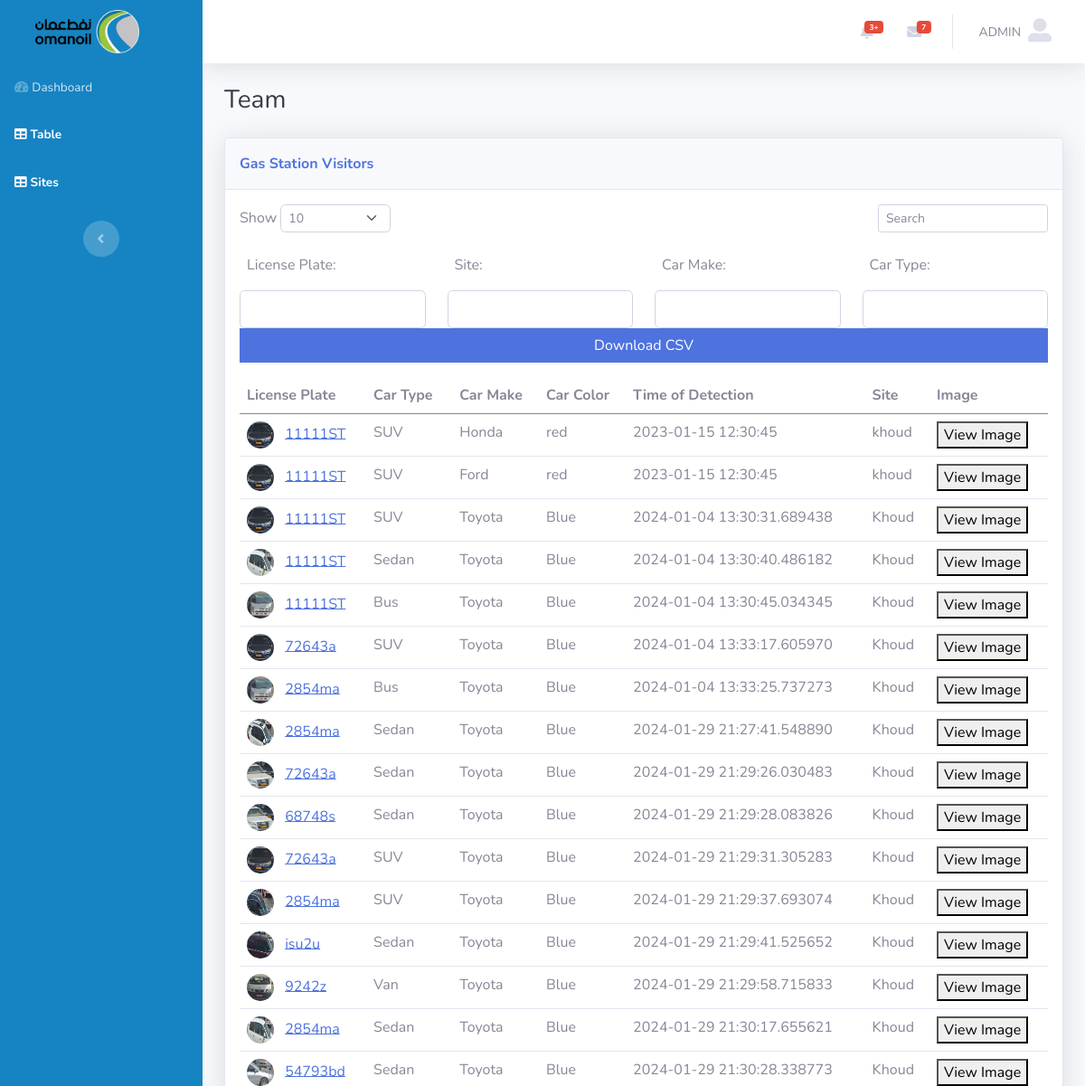
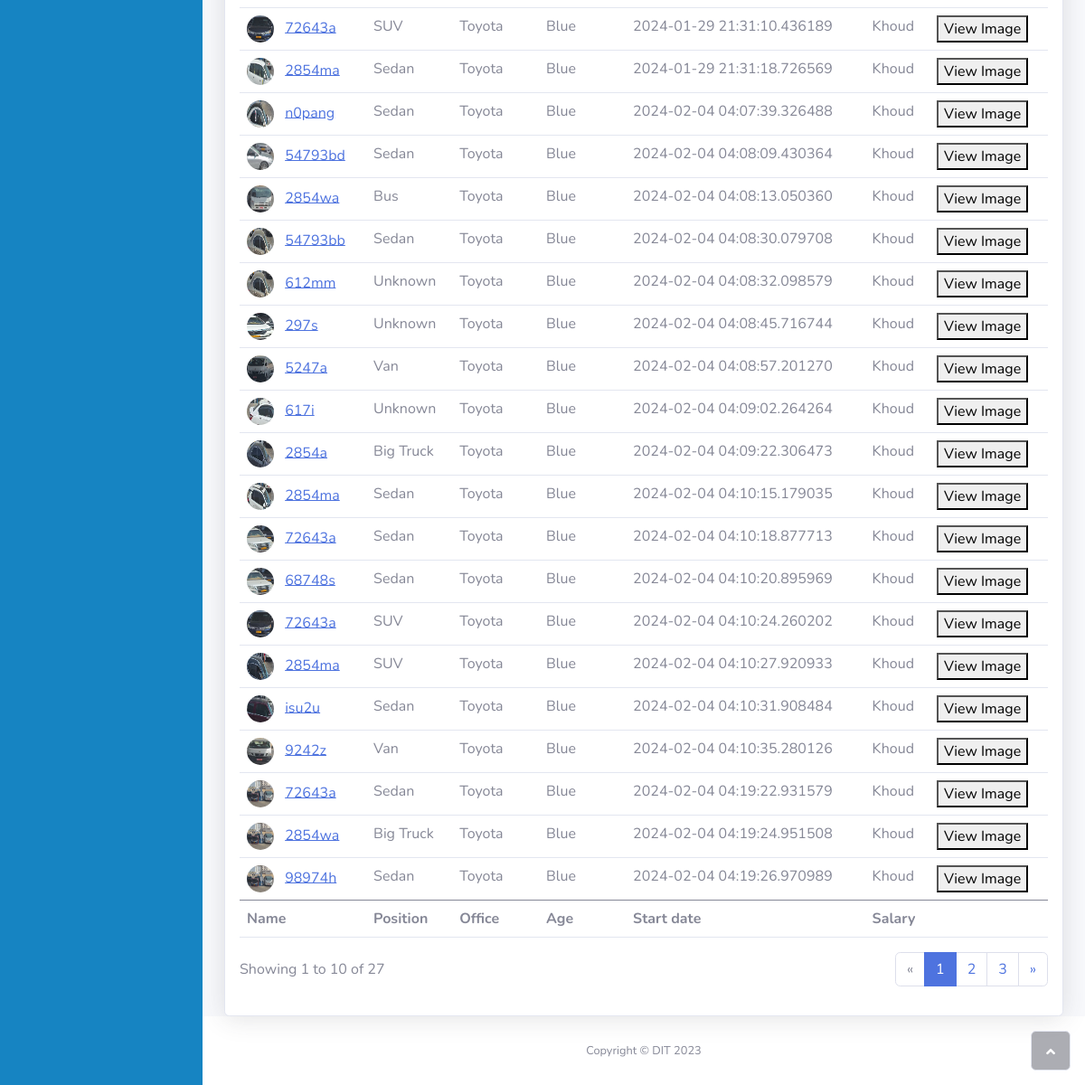
Screenshot of /car_details_table with the database file from the repository (2 pictures, top to bottom).
### server.py (models this page shows)
class CarDetails(Base):
    __tablename__ = "car_details"
    id = Column(Integer, primary_key=True, index=True)
    license_plate_number = Column(String, index=True)
    car_type = Column(String)
    car_make = Column(String)
    car_color = Column(String)
    time_of_detection = Column(DateTime)
    site = Column(String)
    image_path = Column(String)

### server.py (the view)
@app.get("/car_details_table")
async def car_details_table(request: Request):
    SessionLocal = sessionmaker(autocommit=False, autoflush=False, bind=engine)
    db = SessionLocal()
    cars = db.query(CarDetails).all()
    db.close()
    cars_with_paths = [
        CarDetailsResponse(
            id=car.id,
            license_plate_number=car.license_plate_number,
            car_type=car.car_type,
            car_make=car.car_make,
            car_color=car.car_color,
            time_of_detection=car.time_of_detection,
            site=car.site,
            image_path=car.image_path,  # Adjust file extension if needed
        )
        for car in cars
    ]
    return templates.TemplateResponse("cars_table.html", {"request": request, "cars": cars_with_paths})

### templates/cars_table.html (shortened to what this page needs)
<!DOCTYPE html>
<html>
<head>
    <link rel="stylesheet" href="assets/bootstrap/css/bootstrap.min.css">
    <link rel="stylesheet" href="assets/fonts/fontawesome-all.min.css">
    <link rel="stylesheet" href="assets/fonts/font-awesome.min.css">
    <link rel="stylesheet" href="assets/fonts/fontawesome5-overrides.min.css">
</head>
<body id="page-top">
    <div id="wrapper">
        <nav class="navbar navbar-dark align-items-start sidebar sidebar-dark accordion bg-gradient-primary p-0" style="background: rgb(22,132,194);">
            <div class="container-fluid d-flex flex-column p-0"><a class="navbar-brand d-flex justify-content-center align-items-center sidebar-brand m-0" href="#">
                    <div class="sidebar-brand-icon rotate-n-15"></div><img src="assets/img/oman-oil-logo-8DEB144B00-seeklogo.com.png" style="width: 115px;">
                </a>
                <ul class="navbar-nav text-light" id="accordionSidebar" style="color: rgb(0,0,0);">
                    <li class="nav-item"><a class="nav-link" href="/"><i class="fas fa-tachometer-alt"></i><span>Dashboard</span></a></li>
                    <li class="nav-item"><a class="nav-link active" href="/car_details_table"><i class="fas fa-table"></i><span>Table</span></a></li>
                    <li class="nav-item"><a class="nav-link active" href="/get_sites"><i class="fas fa-table"></i><span>Sites</span></a></li>
                </ul>
                <div class="text-center d-none d-md-inline"><button class="btn rounded-circle border-0" id="sidebarToggle" type="button"></button></div>
            </div>
        </nav>
        <div class="d-flex flex-column" id="content-wrapper">
            <div id="content">
                <nav class="navbar navbar-light navbar-expand bg-white shadow mb-4 topbar static-top">
                    <div class="container-fluid"><button class="btn btn-link d-md-none rounded-circle me-3" id="sidebarToggleTop" type="button"></button>
                        <ul class="navbar-nav flex-nowrap ms-auto">
                            <li class="nav-item dropdown no-arrow mx-1">
                                <div class="nav-item dropdown no-arrow"><a class="dropdown-toggle nav-link" aria-expanded="false" data-bs-toggle="dropdown" href="#"><span class="badge bg-danger badge-counter">3+</span></a>
                                </div>
                            </li>
                            <li class="nav-item dropdown no-arrow mx-1">
                                <div class="nav-item dropdown no-arrow"><a class="dropdown-toggle nav-link" aria-expanded="false" data-bs-toggle="dropdown" href="#"><span class="badge bg-danger badge-counter">7</span><i class="fas fa-envelope fa-fw"></i></a>
                                </div>
                            </li>
                            <li class="nav-item dropdown no-arrow">
                                <div class="nav-item dropdown no-arrow"><a class="dropdown-toggle nav-link" aria-expanded="false" data-bs-toggle="dropdown" href="#"><span class="d-none d-lg-inline me-2 text-gray-600 small">ADMIN</span><i class="fas fa-user-alt fa-2x text-gray-300" style="width: 27px;height: 31px;font-size: 26px;"></i></a>
                                </div>
                            </li>
                        </ul>
                    </div>
                </nav>
                <div class="container-fluid">
                    <h3 class="text-dark mb-4">Team</h3>
                    <div class="card shadow">
                        <div class="card-header py-3">
                            <p class="text-primary m-0 fw-bold" style="color: var(--bs-blue);">Gas Station Visitors</p>
                        </div>
                        <div class="card-body">
                            <div class="row">
                                <div class="col-md-6 text-nowrap">
                                    <div id="dataTable_length" class="dataTables_length" aria-controls="dataTable"><label class="form-label">Show&nbsp;<select class="d-inline-block form-select form-select-sm">
                                                <option value="10" selected="">10</option>
                                            </select>&nbsp;</label></div>
                                </div>
                                <div class="col-md-6">
                                    <div class="text-md-end dataTables_filter" id="dataTable_filter"><label class="form-label"><input type="search" class="form-control form-control-sm" aria-controls="dataTable" placeholder="Search"></label></div>
                                </div>
                            </div>
                            <div class="table-responsive table mt-2" id="dataTable" role="grid" aria-describedby="dataTable_info">
                                <div class="row mb-3">
                                    <div class="col-md-3">
                                        <label for="licensePlateFilter" class="form-label">License Plate:</label>
                                        <input type="text" class="form-control" id="licensePlateFilter">
                                    </div>
                                    <div class="col-md-3">
                                        <label for="siteFilter" class="form-label">Site:</label>
                                        <input type="text" class="form-control" id="siteFilter">
                                    </div>
                                    <div class="col-md-3">
                                        <label for="carMakeFilter" class="form-label">Car Make:</label>
                                        <input type="text" class="form-control" id="carMakeFilter">
                                    </div>
                                    <div class="col-md-3">
                                        <label for="carTypeFilter" class="form-label">Car Type:</label>
                                        <input type="text" class="form-control" id="carTypeFilter">
                                    </div>
                                    <button class="btn btn-primary" onclick="downloadCSV()">Download CSV</button>
                                </div>
                                <table class="table my-0" id="dataTable">
                                    <thead>
                                        <tr>
                                            <th>License Plate</th>
                                            <th>Car Type</th>
                                            <th>Car Make</th>
                                            <th>Car Color</th>
                                            <th>Time of Detection</th>
                                            <th>Site</th>
                                            <th>Image</th>
                                        </tr>
                                    </thead>
                                    <tbody>
                                        {% for car in cars %}
                                        <tr data-license-plate="{{ car.license_plate_number }}" data-site="{{ car.site }}" data-car-make="{{ car.car_make }}" data-car-type="{{ car.car_type }}">
                                            <td><img class="rounded-circle me-2" width="30" height="30" src="{{ car.image_path }}"> <a href="#" onclick="openDetectionsTab('{{ car.license_plate_number }}')">{{ car.license_plate_number }}</a></td>
                                            <td>{{ car.car_type }}</td>
                                            <td>{{ car.car_make }}</td>
                                            <td>{{ car.car_color }}</td>
                                            <td>{{ car.time_of_detection }}</td>
                                            <td>{{ car.site }}</td>
                                            <td>
                                                <button onclick="openImage('{{ car.image_path }}')">View Image</button>
                                            </td>
                                        </tr>
                                        {% endfor %}
                                    </tbody>
                                    <tfoot>
                                        <tr>
                                            <td><strong>Name</strong></td>
                                            <td><strong>Position</strong></td>
                                            <td><strong>Office</strong></td>
                                            <td><strong>Age</strong></td>
                                            <td><strong>Start date</strong></td>
                                            <td><strong>Salary</strong></td>
                                        </tr>
                                    </tfoot>
                                </table>
                            </div>
                            <div class="row">
                                <div class="col-md-6 align-self-center">
                                    <p id="dataTable_info" class="dataTables_info" role="status" aria-live="polite">Showing 1 to 10 of 27</p>
                                </div>
                                <div class="col-md-6">
                                    <nav class="d-lg-flex justify-content-lg-end dataTables_paginate paging_simple_numbers">
                                        <ul class="pagination">
                                            <li class="page-item disabled"><a class="page-link" href="#" aria-label="Previous"><span aria-hidden="true">«</span></a></li>
                                            <li class="page-item active"><a class="page-link" href="#">1</a></li>
                                            <li class="page-item"><a class="page-link" href="#">2</a></li>
                                            <li class="page-item"><a class="page-link" href="#">3</a></li>
                                            <li class="page-item"><a class="page-link" href="#" aria-label="Next"><span aria-hidden="true">»</span></a></li>
                                        </ul>
                                    </nav>
                                </div>
                            </div>
                        </div>
                    </div>
                </div>
            </div>
            <footer class="bg-white sticky-footer">
                <div class="container my-auto">
                    <div class="text-center my-auto copyright"><span>Copyright © DIT 2023</span></div>
                </div>
            </footer>
        </div><a class="border rounded d-inline scroll-to-top" href="#page-top"><i class="fas fa-angle-up"></i></a>
    </div>
</body>
</html>

### rows the page displays
CarDetails: image_path (picture), license_plate_number "11111ST", car_type "SUV", car_make "Honda", car_color "red", time_of_detection "2023-01-15 12:30:45", site "khoud"
CarDetails: image_path (picture), license_plate_number "11111ST", car_type "SUV", car_make "Ford", car_color "red", time_of_detection "2023-01-15 12:30:45", site "khoud"
CarDetails: image_path (picture), license_plate_number "11111ST", car_type "SUV", car_make "Toyota", car_color "Blue", time_of_detection "2024-01-04 13:30:31.689438", site "Khoud"
CarDetails: image_path (picture), license_plate_number "11111ST", car_type "Sedan", car_make "Toyota", car_color "Blue", time_of_detection "2024-01-04 13:30:40.486182", site "Khoud"
CarDetails: image_path (picture), license_plate_number "11111ST", car_type "Bus", car_make "Toyota", car_color "Blue", time_of_detection "2024-01-04 13:30:45.034345", site "Khoud"
CarDetails: image_path (picture), license_plate_number "72643a", car_type "SUV", car_make "Toyota", car_color "Blue", time_of_detection "2024-01-04 13:33:17.605970", site "Khoud"
CarDetails: image_path (picture), license_plate_number "2854ma", car_type "Bus", car_make "Toyota", car_color "Blue", time_of_detection "2024-01-04 13:33:25.737273", site "Khoud"
CarDetails: image_path (picture), license_plate_number "2854ma", car_type "Sedan", car_make "Toyota", car_color "Blue", time_of_detection "2024-01-29 21:27:41.548890", site "Khoud"
CarDetails: image_path (picture), license_plate_number "72643a", car_type "Sedan", car_make "Toyota", car_color "Blue", time_of_detection "2024-01-29 21:29:26.030483", site "Khoud"
CarDetails: image_path (picture), license_plate_number "68748s", car_type "Sedan", car_make "Toyota", car_color "Blue", time_of_detection "2024-01-29 21:29:28.083826", site "Khoud"
CarDetails: image_path (picture), license_plate_number "72643a", car_type "SUV", car_make "Toyota", car_color "Blue", time_of_detection "2024-01-29 21:29:31.305283", site "Khoud"
CarDetails: image_path (picture), license_plate_number "2854ma", car_type "SUV", car_make "Toyota", car_color "Blue", time_of_detection "2024-01-29 21:29:37.693074", site "Khoud"
CarDetails: image_path (picture), license_plate_number "isu2u", car_type "Sedan", car_make "Toyota", car_color "Blue", time_of_detection "2024-01-29 21:29:41.525652", site "Khoud"
CarDetails: image_path (picture), license_plate_number "9242z", car_type "Van", car_make "Toyota", car_color "Blue", time_of_detection "2024-01-29 21:29:58.715833", site "Khoud"
CarDetails: image_path (picture), license_plate_number "2854ma", car_type "Sedan", car_make "Toyota", car_color "Blue", time_of_detection "2024-01-29 21:30:17.655621", site "Khoud"
CarDetails: image_path (picture), license_plate_number "54793bd", car_type "Sedan", car_make "Toyota", car_color "Blue", time_of_detection "2024-01-29 21:30:28.338773", site "Khoud"
CarDetails: image_path (picture), license_plate_number "72643a", car_type "SUV", car_make "Toyota", car_color "Blue", time_of_detection "2024-01-29 21:31:10.436189", site "Khoud"
CarDetails: image_path (picture), license_plate_number "2854ma", car_type "Sedan", car_make "Toyota", car_color "Blue", time_of_detection "2024-01-29 21:31:18.726569", site "Khoud"
CarDetails: image_path (picture), license_plate_number "n0pang", car_type "Sedan", car_make "Toyota", car_color "Blue", time_of_detection "2024-02-04 04:07:39.326488", site "Khoud"
CarDetails: image_path (picture), license_plate_number "54793bd", car_type "Sedan", car_make "Toyota", car_color "Blue", time_of_detection "2024-02-04 04:08:09.430364", site "Khoud"
CarDetails: image_path (picture), license_plate_number "2854wa", car_type "Bus", car_make "Toyota", car_color "Blue", time_of_detection "2024-02-04 04:08:13.050360", site "Khoud"
CarDetails: image_path (picture), license_plate_number "54793bb", car_type "Sedan", car_make "Toyota", car_color "Blue", time_of_detection "2024-02-04 04:08:30.079708", site "Khoud"
CarDetails: image_path (picture), license_plate_number "612mm", car_type "Unknown", car_make "Toyota", car_color "Blue", time_of_detection "2024-02-04 04:08:32.098579", site "Khoud"
CarDetails: image_path (picture), license_plate_number "297s", car_type "Unknown", car_make "Toyota", car_color "Blue", time_of_detection "2024-02-04 04:08:45.716744", site "Khoud"
CarDetails: image_path (picture), license_plate_number "5247a", car_type "Van", car_make "Toyota", car_color "Blue", time_of_detection "2024-02-04 04:08:57.201270", site "Khoud"
CarDetails: image_path (picture), license_plate_number "617i", car_type "Unknown", car_make "Toyota", car_color "Blue", time_of_detection "2024-02-04 04:09:02.264264", site "Khoud"
CarDetails: image_path (picture), license_plate_number "2854a", car_type "Big Truck", car_make "Toyota", car_color "Blue", time_of_detection "2024-02-04 04:09:22.306473", site "Khoud"
CarDetails: image_path (picture), license_plate_number "2854ma", car_type "Sedan", car_make "Toyota", car_color "Blue", time_of_detection "2024-02-04 04:10:15.179035", site "Khoud"
CarDetails: image_path (picture), license_plate_number "72643a", car_type "Sedan", car_make "Toyota", car_color "Blue", time_of_detection "2024-02-04 04:10:18.877713", site "Khoud"
CarDetails: image_path (picture), license_plate_number "68748s", car_type "Sedan", car_make "Toyota", car_color "Blue", time_of_detection "2024-02-04 04:10:20.895969", site "Khoud"
CarDetails: image_path (picture), license_plate_number "72643a", car_type "SUV", car_make "Toyota", car_color "Blue", time_of_detection "2024-02-04 04:10:24.260202", site "Khoud"
CarDetails: image_path (picture), license_plate_number "2854ma", car_type "SUV", car_make "Toyota", car_color "Blue", time_of_detection "2024-02-04 04:10:27.920933", site "Khoud"
CarDetails: image_path (picture), license_plate_number "isu2u", car_type "Sedan", car_make "Toyota", car_color "Blue", time_of_detection "2024-02-04 04:10:31.908484", site "Khoud"
CarDetails: image_path (picture), license_plate_number "9242z", car_type "Van", car_make "Toyota", car_color "Blue", time_of_detection "2024-02-04 04:10:35.280126", site "Khoud"
CarDetails: image_path (picture), license_plate_number "72643a", car_type "Sedan", car_make "Toyota", car_color "Blue", time_of_detection "2024-02-04 04:19:22.931579", site "Khoud"
CarDetails: image_path (picture), license_plate_number "2854wa", car_type "Big Truck", car_make "Toyota", car_color "Blue", time_of_detection "2024-02-04 04:19:24.951508", site "Khoud"
CarDetails: image_path (picture), license_plate_number "98974h", car_type "Sedan", car_make "Toyota", car_color "Blue", time_of_detection "2024-02-04 04:19:26.970989", site "Khoud"
